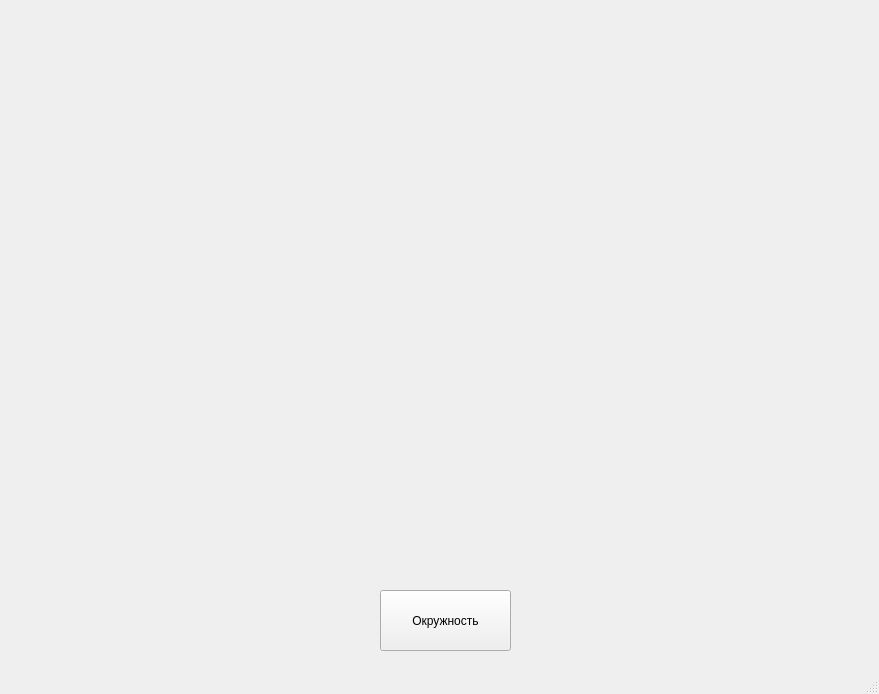
<?xml version="1.0" encoding="UTF-8"?>
<ui version="4.0">
 <class>MainWindow</class>
 <widget class="QMainWindow" name="MainWindow">
  <property name="geometry">
   <rect>
    <x>0</x>
    <y>0</y>
    <width>879</width>
    <height>694</height>
   </rect>
  </property>
  <property name="windowTitle">
   <string>MainWindow</string>
  </property>
  <widget class="QWidget" name="centralwidget">
   <widget class="QPushButton" name="pushButton">
    <property name="geometry">
     <rect>
      <x>380</x>
      <y>590</y>
      <width>131</width>
      <height>61</height>
     </rect>
    </property>
    <property name="text">
     <string>Окружность</string>
    </property>
   </widget>
  </widget>
  <widget class="QMenuBar" name="menubar">
   <property name="geometry">
    <rect>
     <x>0</x>
     <y>0</y>
     <width>879</width>
     <height>21</height>
    </rect>
   </property>
  </widget>
  <widget class="QStatusBar" name="statusbar"/>
 </widget>
 <resources/>
 <connections/>
</ui>
